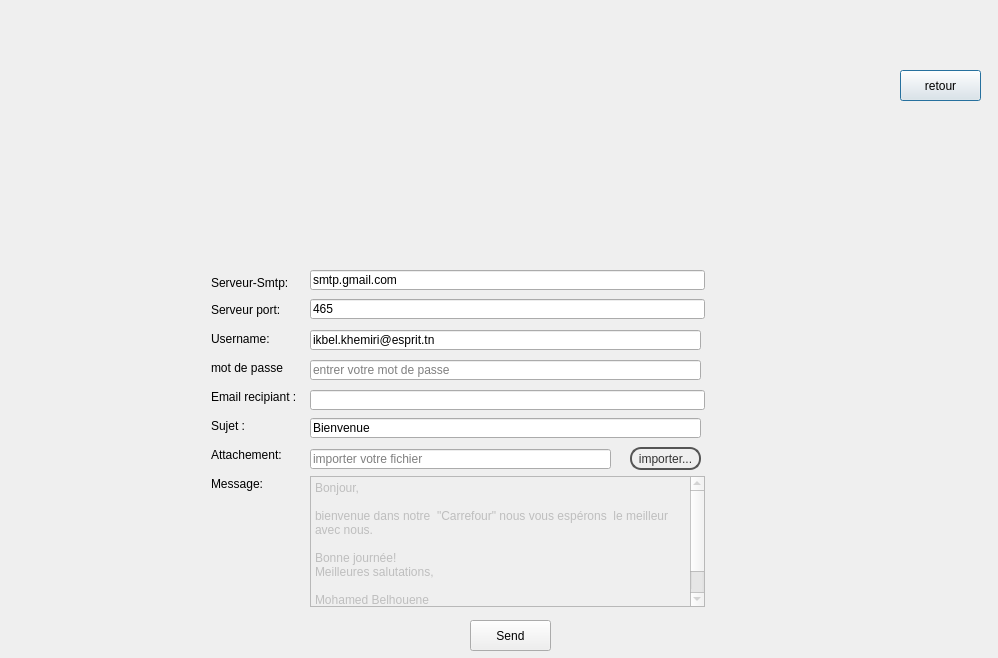
<?xml version="1.0" encoding="UTF-8"?>
<ui version="4.0">
 <class>uiemail</class>
 <widget class="QDialog" name="uiemail">
  <property name="geometry">
   <rect>
    <x>0</x>
    <y>0</y>
    <width>998</width>
    <height>658</height>
   </rect>
  </property>
  <property name="windowTitle">
   <string>Dialog</string>
  </property>
  <widget class="QLabel" name="label">
   <property name="geometry">
    <rect>
     <x>0</x>
     <y>-10</y>
     <width>1001</width>
     <height>671</height>
    </rect>
   </property>
   <property name="text">
    <string/>
   </property>
   <property name="pixmap">
    <pixmap resource="ressources.qrc">:/new/prefix1/backgroundCarrefour.png</pixmap>
   </property>
  </widget>
  <widget class="QPushButton" name="exitBtn">
   <property name="geometry">
    <rect>
     <x>900</x>
     <y>70</y>
     <width>81</width>
     <height>31</height>
    </rect>
   </property>
   <property name="text">
    <string>retour</string>
   </property>
   <property name="icon">
    <iconset>
     <normaloff>:/new/prefix1/128px/home.png</normaloff>:/new/prefix1/128px/home.png</iconset>
   </property>
  </widget>
  <widget class="QLineEdit" name="port">
   <property name="geometry">
    <rect>
     <x>310</x>
     <y>299</y>
     <width>395</width>
     <height>20</height>
    </rect>
   </property>
   <property name="text">
    <string>465</string>
   </property>
   <property name="readOnly">
    <bool>true</bool>
   </property>
  </widget>
  <widget class="QLineEdit" name="uname">
   <property name="geometry">
    <rect>
     <x>310</x>
     <y>330</y>
     <width>391</width>
     <height>20</height>
    </rect>
   </property>
   <property name="text">
    <string>ikbel.khemiri@esprit.tn</string>
   </property>
   <property name="readOnly">
    <bool>true</bool>
   </property>
   <property name="placeholderText">
    <string>Enter your E-mail</string>
   </property>
  </widget>
  <widget class="QLabel" name="messageL">
   <property name="geometry">
    <rect>
     <x>211</x>
     <y>476</y>
     <width>61</width>
     <height>16</height>
    </rect>
   </property>
   <property name="text">
    <string>Message:</string>
   </property>
  </widget>
  <widget class="QLabel" name="subjectL">
   <property name="geometry">
    <rect>
     <x>211</x>
     <y>418</y>
     <width>61</width>
     <height>16</height>
    </rect>
   </property>
   <property name="text">
    <string>Sujet :</string>
   </property>
  </widget>
  <widget class="QLineEdit" name="paswd">
   <property name="geometry">
    <rect>
     <x>310</x>
     <y>360</y>
     <width>391</width>
     <height>20</height>
    </rect>
   </property>
   <property name="inputMask">
    <string/>
   </property>
   <property name="text">
    <string/>
   </property>
   <property name="echoMode">
    <enum>QLineEdit::Password</enum>
   </property>
   <property name="readOnly">
    <bool>false</bool>
   </property>
   <property name="placeholderText">
    <string>entrer votre mot de passe</string>
   </property>
  </widget>
  <widget class="QLineEdit" name="server">
   <property name="geometry">
    <rect>
     <x>310</x>
     <y>270</y>
     <width>395</width>
     <height>20</height>
    </rect>
   </property>
   <property name="text">
    <string>smtp.gmail.com</string>
   </property>
   <property name="readOnly">
    <bool>true</bool>
   </property>
  </widget>
  <widget class="QLabel" name="recipantL">
   <property name="geometry">
    <rect>
     <x>211</x>
     <y>389</y>
     <width>101</width>
     <height>16</height>
    </rect>
   </property>
   <property name="text">
    <string>Email recipiant :</string>
   </property>
  </widget>
  <widget class="QLabel" name="smtpserverL">
   <property name="geometry">
    <rect>
     <x>211</x>
     <y>273</y>
     <width>91</width>
     <height>20</height>
    </rect>
   </property>
   <property name="text">
    <string>Serveur-Smtp:</string>
   </property>
  </widget>
  <widget class="QLabel" name="attachmentL">
   <property name="geometry">
    <rect>
     <x>211</x>
     <y>447</y>
     <width>71</width>
     <height>16</height>
    </rect>
   </property>
   <property name="text">
    <string>Attachement:</string>
   </property>
  </widget>
  <widget class="QLineEdit" name="subject">
   <property name="geometry">
    <rect>
     <x>310</x>
     <y>418</y>
     <width>391</width>
     <height>20</height>
    </rect>
   </property>
   <property name="text">
    <string>Bienvenue</string>
   </property>
   <property name="readOnly">
    <bool>true</bool>
   </property>
   <property name="placeholderText">
    <string>Enter subject</string>
   </property>
  </widget>
  <widget class="QPushButton" name="sendPB">
   <property name="geometry">
    <rect>
     <x>470</x>
     <y>620</y>
     <width>81</width>
     <height>31</height>
    </rect>
   </property>
   <property name="text">
    <string>Send</string>
   </property>
   <property name="icon">
    <iconset>
     <normaloff>:/new/prefix1/128px/mail.png</normaloff>:/new/prefix1/128px/mail.png</iconset>
   </property>
  </widget>
  <widget class="QLineEdit" name="rcpt">
   <property name="geometry">
    <rect>
     <x>310</x>
     <y>390</y>
     <width>395</width>
     <height>20</height>
    </rect>
   </property>
  </widget>
  <widget class="QLabel" name="serverportL">
   <property name="geometry">
    <rect>
     <x>211</x>
     <y>302</y>
     <width>81</width>
     <height>16</height>
    </rect>
   </property>
   <property name="text">
    <string>Serveur port:</string>
   </property>
  </widget>
  <widget class="QLabel" name="usernameL">
   <property name="geometry">
    <rect>
     <x>211</x>
     <y>331</y>
     <width>71</width>
     <height>16</height>
    </rect>
   </property>
   <property name="text">
    <string>Username:</string>
   </property>
  </widget>
  <widget class="QPushButton" name="browseBtn">
   <property name="geometry">
    <rect>
     <x>630</x>
     <y>447</y>
     <width>71</width>
     <height>23</height>
    </rect>
   </property>
   <property name="styleSheet">
    <string notr="true">QPushButton {
color: #333;
border: 2px solid #555;
border-radius: 11px;
padding: 1px;
background: qradialgradient(cx: 0.3, cy: -0.4,
fx: 0.3, fy: -0.4,
radius: 1.35, stop: 0 #fff, stop: 1 #888);
min-width:10px;
}</string>
   </property>
   <property name="text">
    <string>importer...</string>
   </property>
  </widget>
  <widget class="QLineEdit" name="file">
   <property name="geometry">
    <rect>
     <x>310</x>
     <y>449</y>
     <width>301</width>
     <height>20</height>
    </rect>
   </property>
   <property name="text">
    <string/>
   </property>
   <property name="readOnly">
    <bool>true</bool>
   </property>
   <property name="placeholderText">
    <string>importer votre fichier</string>
   </property>
  </widget>
  <widget class="QLabel" name="passwordL">
   <property name="geometry">
    <rect>
     <x>211</x>
     <y>360</y>
     <width>81</width>
     <height>16</height>
    </rect>
   </property>
   <property name="text">
    <string>mot de passe</string>
   </property>
  </widget>
  <widget class="QPlainTextEdit" name="msg">
   <property name="enabled">
    <bool>false</bool>
   </property>
   <property name="geometry">
    <rect>
     <x>310</x>
     <y>476</y>
     <width>395</width>
     <height>131</height>
    </rect>
   </property>
   <property name="plainText">
    <string>Bonjour,

bienvenue dans notre  &quot;Carrefour&quot; nous vous espérons  le meilleur avec nous.

Bonne journée!
Meilleures salutations,

Mohamed Belhouene
gestion des clients.</string>
   </property>
  </widget>
 </widget>
 <resources>
  <include location="ressources.qrc"/>
 </resources>
 <connections/>
</ui>
